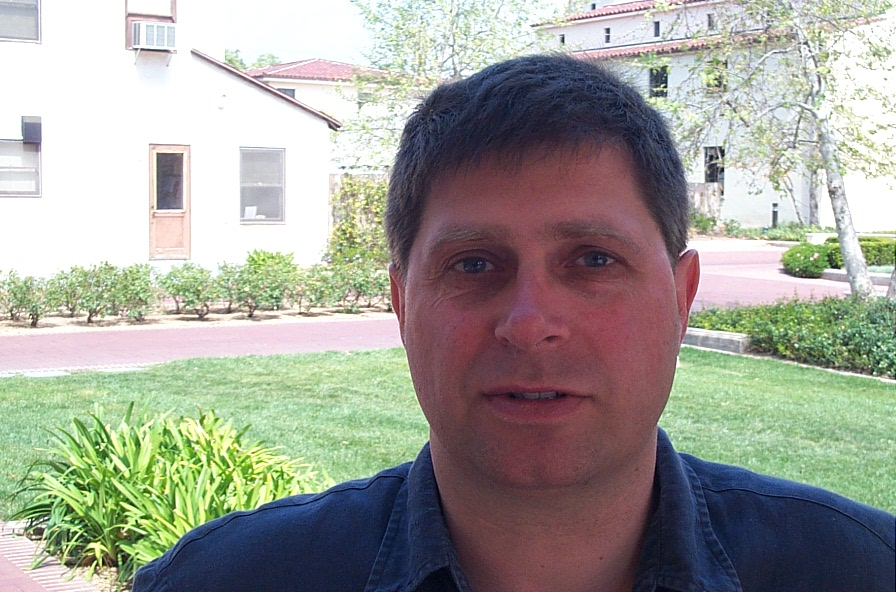
%> input picture DB2/il_01.jpg, 896 x 592 px
$ octave testcolor.m   (GNU Octave 9; MATLAB toolbox functions it lacks are replaced by stand-ins)
%> lines starting %> are read from the running program, lines starting %| are printed output that depends on the picture
%> further down, img is the input picture: size 592x896x3 uint8; mean R, G, B 159.7, 159.9, 151.3
### GrayWorld.m
function outImg = GrayWorld(inImg)


    red = double(inImg(:,:,1));
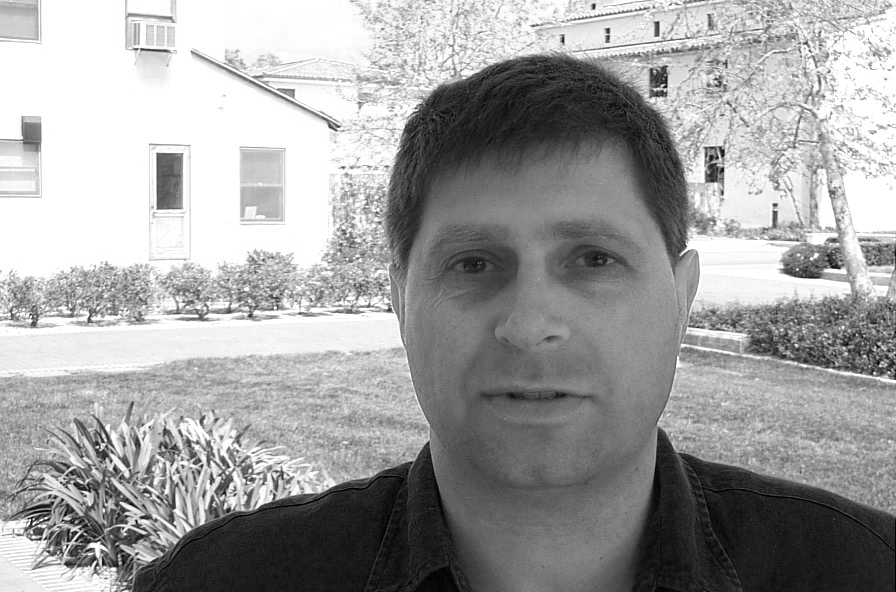
%> red: size 592x896 double; min 0, max 255, mean 159.7
    green = double(inImg(:,:,2));
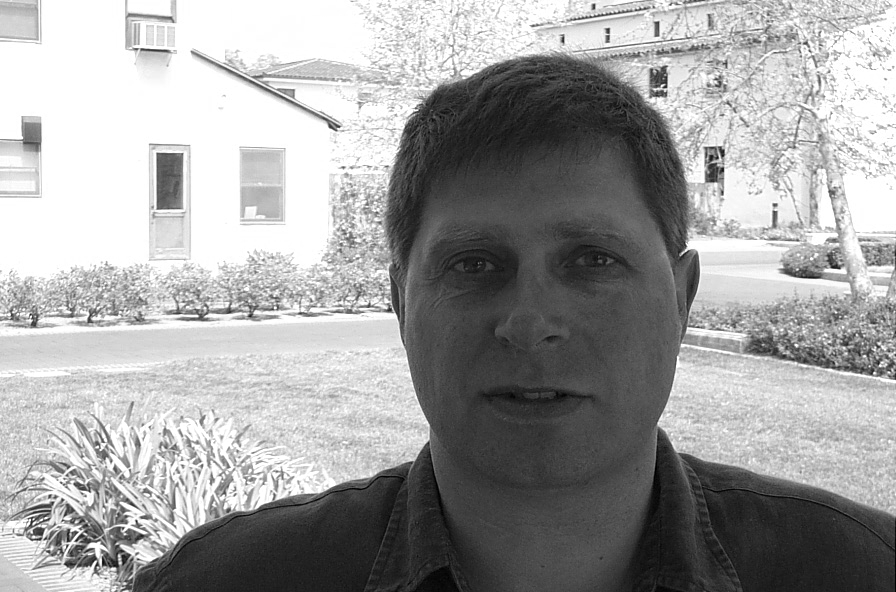
%> green: size 592x896 double; min 0, max 255, mean 159.9
    blue = double(inImg(:,:,3));
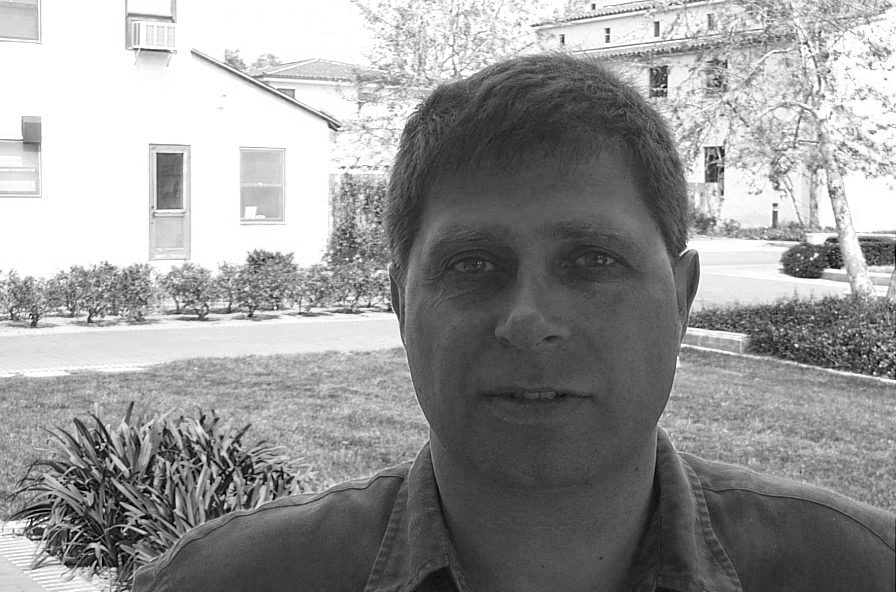
%> blue: size 592x896 double; min 0, max 255, mean 151.3

    % Find the max values in each channel
    rMax = max(red(:));
%> rMax = 255
    gMax = max(green(:));
%> gMax = 255
    bMax = max(blue(:));
%> bMax = 255

    % Normalize each channel using the max values
    red = red / rMax;
    green = green / gMax;
    blue = blue / bMax;

    % Combine the normalized channels
    outImg(:,:,1) = uint8(255 * red);
    outImg(:,:,2) = uint8(255 * green);
    outImg(:,:,3) = uint8(255 * blue);

end

### testcolor.m

img = imread("DB2/il_01.jpg");


correctedImg = GrayWorld(img);

% [7 lines of commented-out code are left out]
figure;
subplot(1, 2, 1);
imshow(img);
title('Original Image');

subplot(1, 2, 2);
imshow(correctedImg);
title('Corrected Image');

$ run again, with DB2/il_07.jpg copied over DB2/il_01.jpg
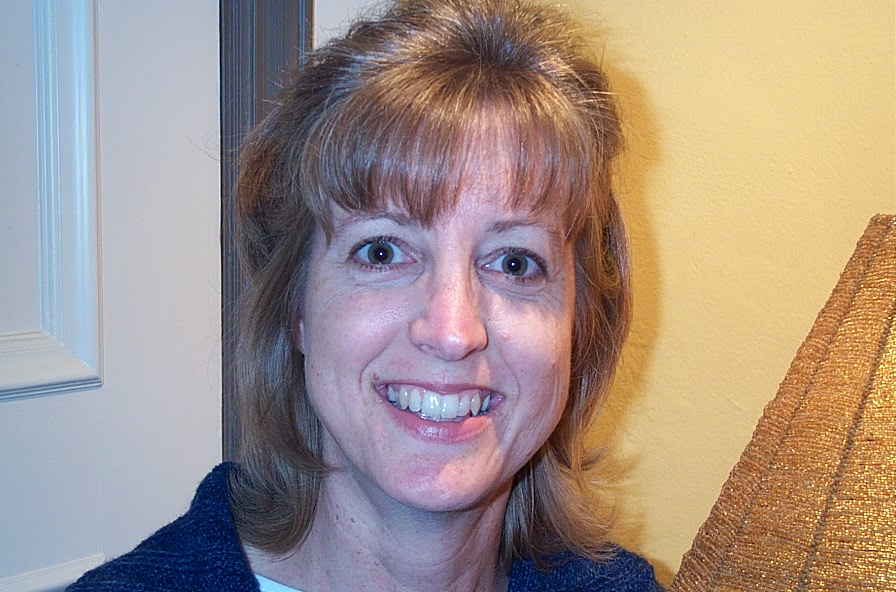
%> input picture DB2/il_07.jpg, 896 x 592 px
%> img is the input picture: size 592x896x3 uint8; mean R, G, B 161.7, 144.7, 135.1
%> in GrayWorld, `green = double(inImg(:,:,2));`:
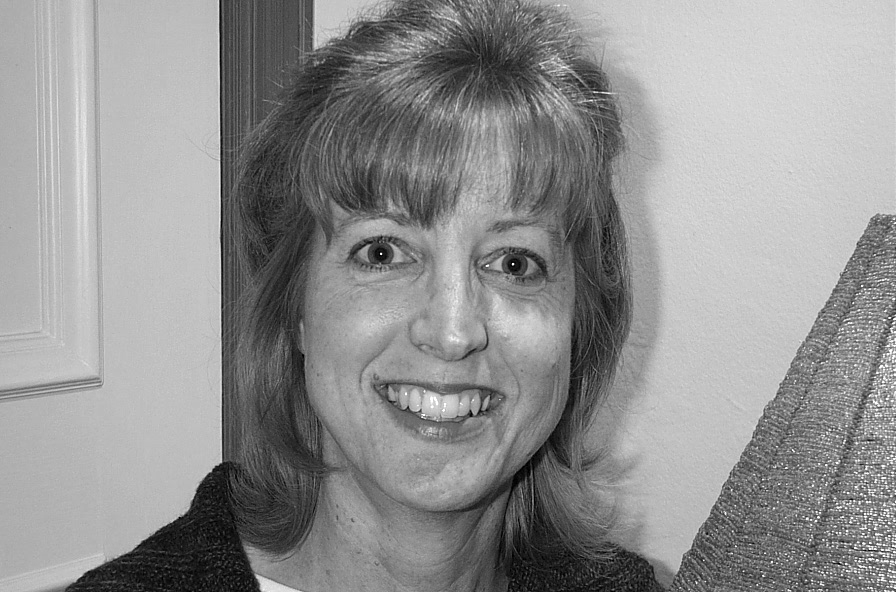
%> green: size 592x896 double; min 0, max 255, mean 144.7
%> in GrayWorld, `blue = double(inImg(:,:,3));`:
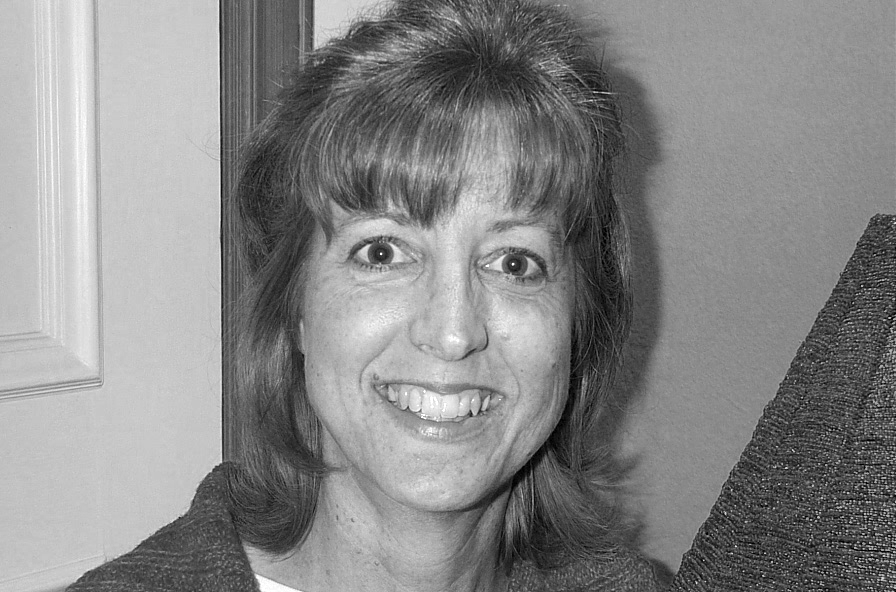
%> blue: size 592x896 double; min 0, max 255, mean 135.1
%> rMax = 255

$ run again, with DB2/il_08.jpg copied over DB2/il_01.jpg
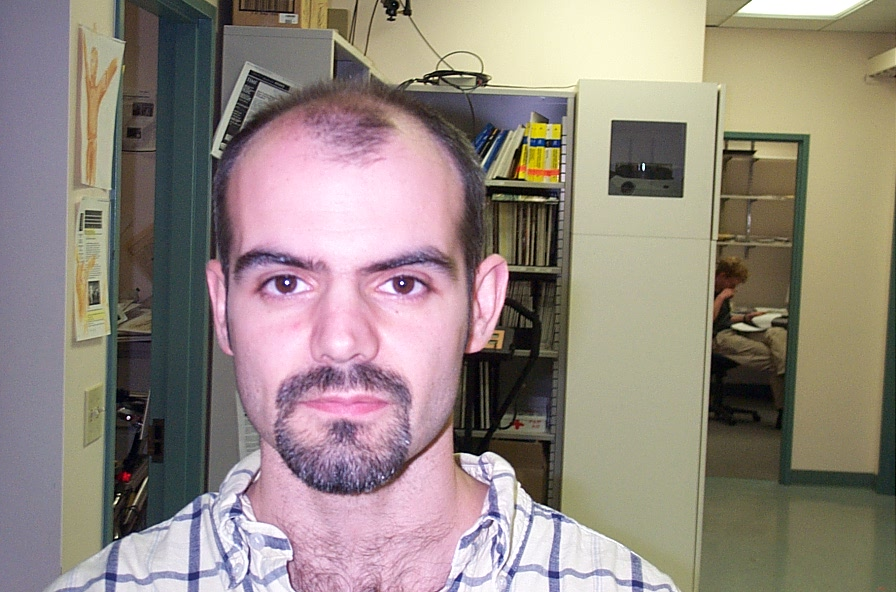
%> input picture DB2/il_08.jpg, 896 x 592 px
%> img is the input picture: size 592x896x3 uint8; mean R, G, B 148, 136.2, 128.6
%> in GrayWorld, `green = double(inImg(:,:,2));`:
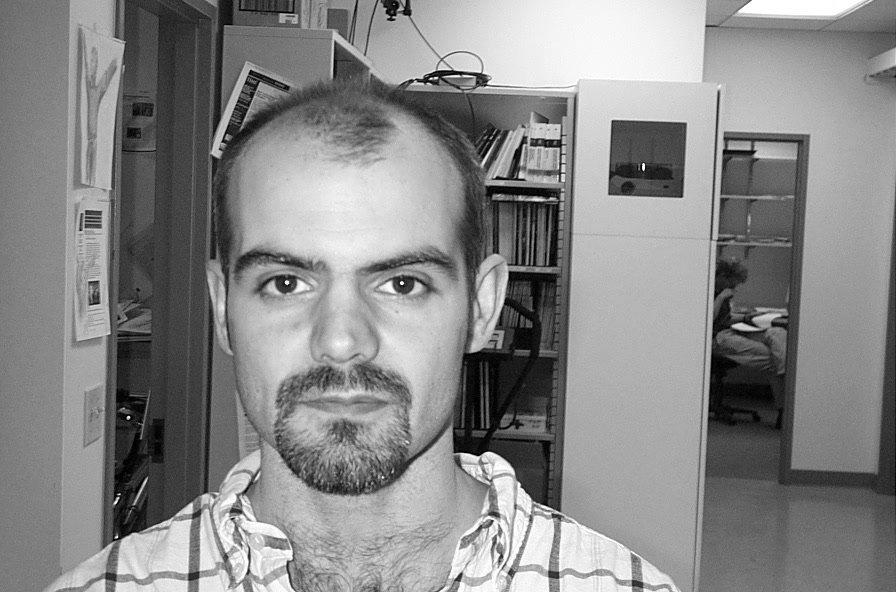
%> green: size 592x896 double; min 0, max 255, mean 136.2
%> in GrayWorld, `blue = double(inImg(:,:,3));`:
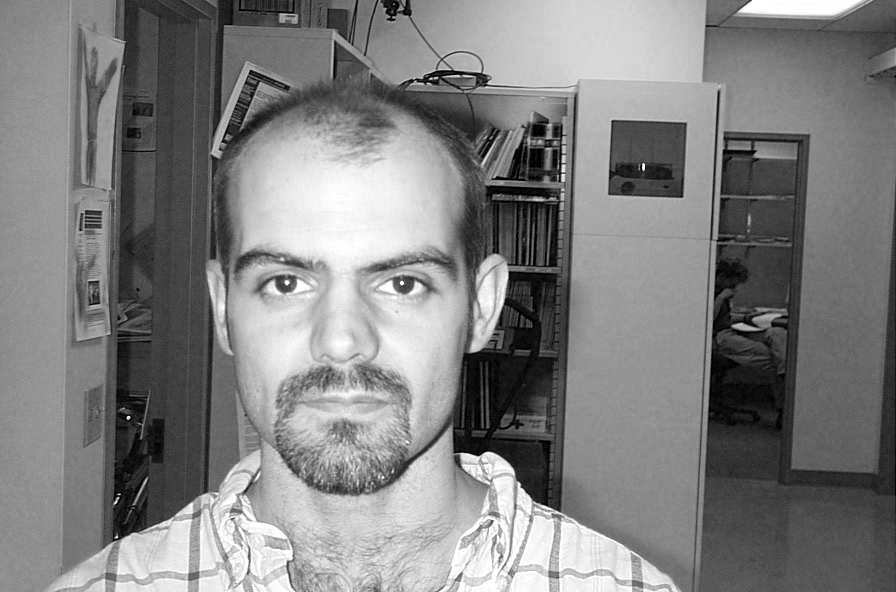
%> blue: size 592x896 double; min 0, max 255, mean 128.6
%> rMax = 255

$ run again, with DB2/il_09.jpg copied over DB2/il_01.jpg
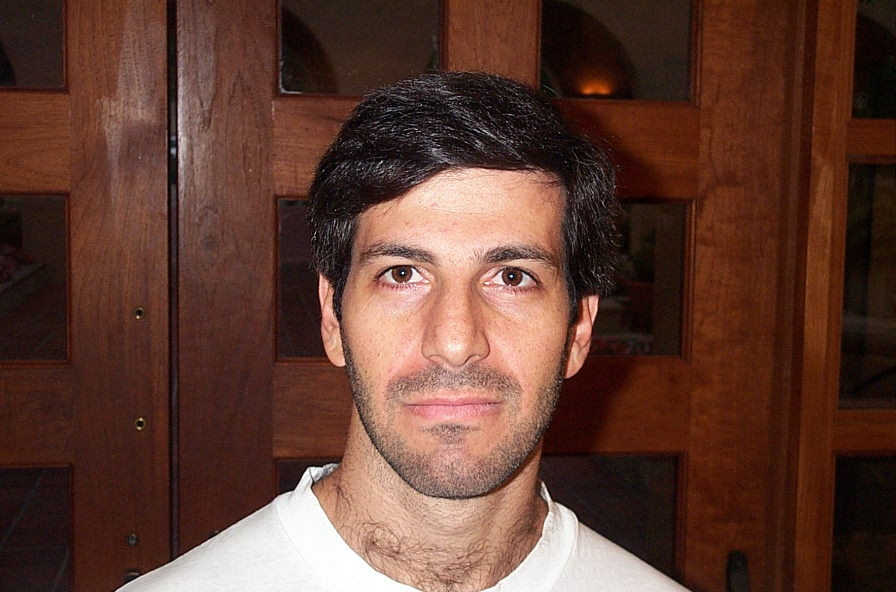
%> input picture DB2/il_09.jpg, 896 x 592 px
%> img is the input picture: size 592x896x3 uint8; mean R, G, B 95.5, 61, 49.2
%> in GrayWorld, `red = double(inImg(:,:,1));`:
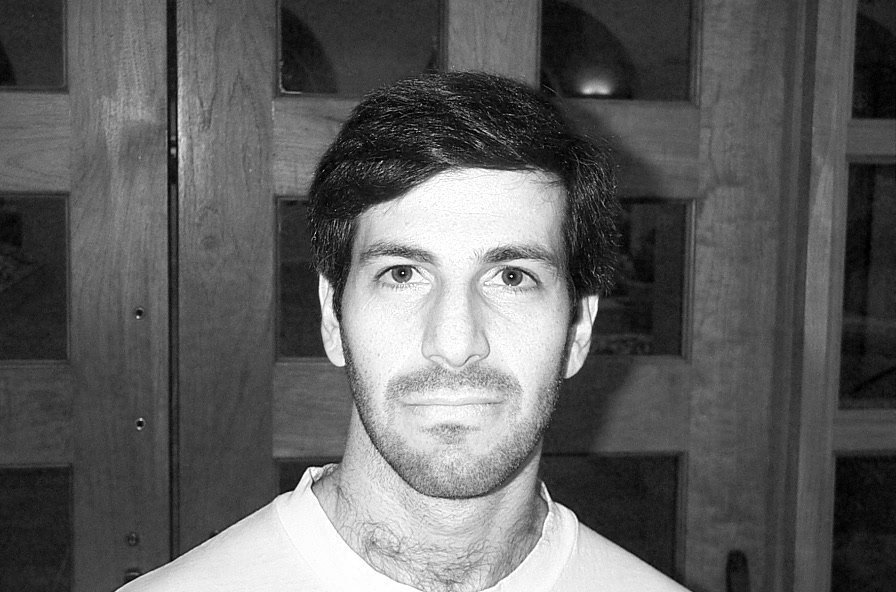
%> red: size 592x896 double; min 0, max 255, mean 95.5
%> in GrayWorld, `blue = double(inImg(:,:,3));`:
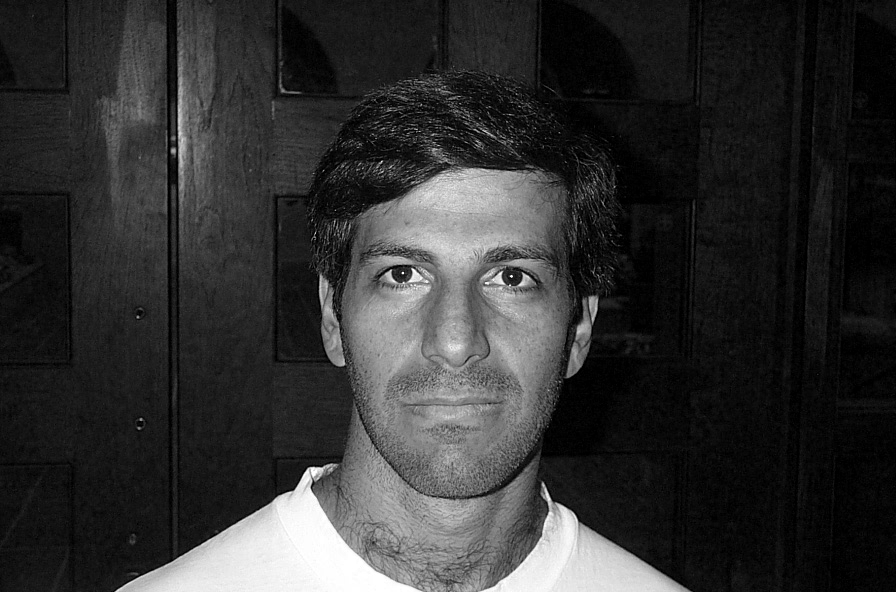
%> blue: size 592x896 double; min 0, max 255, mean 49.2
%> rMax = 255
